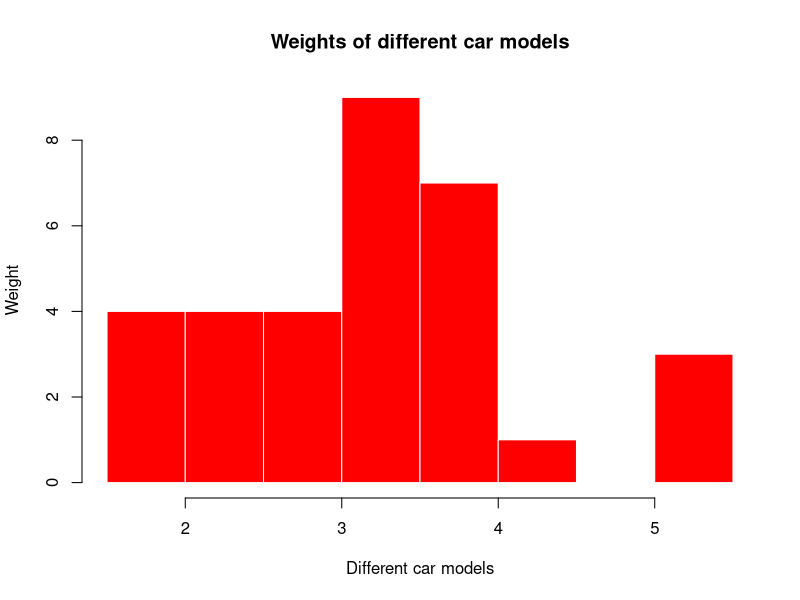

Write R code to recreate this figure.
hist(mtcars$wt,
     col="red",
     border = "white",
     xlab = "Different car models",
     ylab = "Weight",
     main = "Weights of different car models")